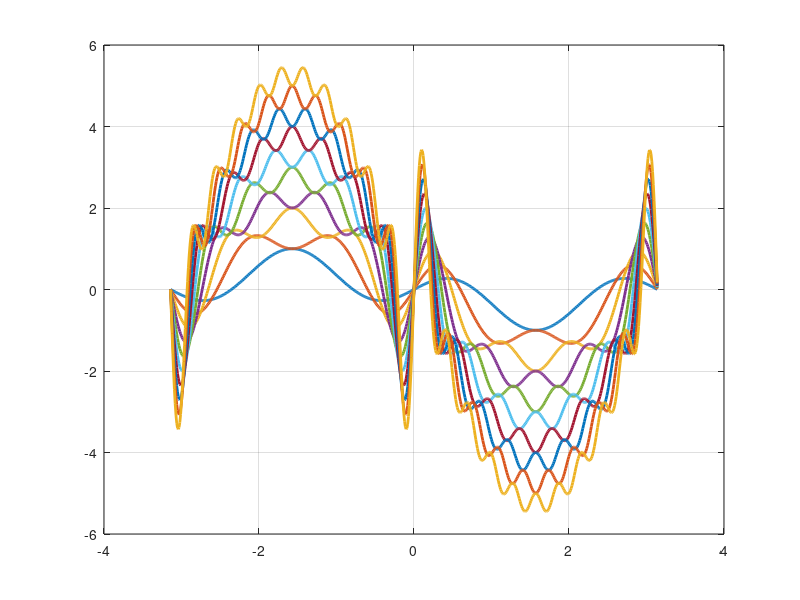

Write MATLAB code to recreate this figure.
fclose all;close all;clear;clc;

x = -pi:0.01:pi;


% plot(x,sin(x),'LineWidth',2);  hold on; str_legend{1}='sin(x)';
% plot(x,sin(3*x)+sin(5*x),'LineWidth',2);  hold on; str_legend{2}='sin(3*x)+sin(5*x)';

% plot(x,zeros(1,length(x)),'LineWidth',2,'color','black');legend(str_legend);grid on;


y = zeros(1,length(x));
for i=1:1:10
    y = y + sin(i*x).*cos((i+1)*x);
    plot(x,y,'LineWidth',2);  hold on;
end
grid on;



